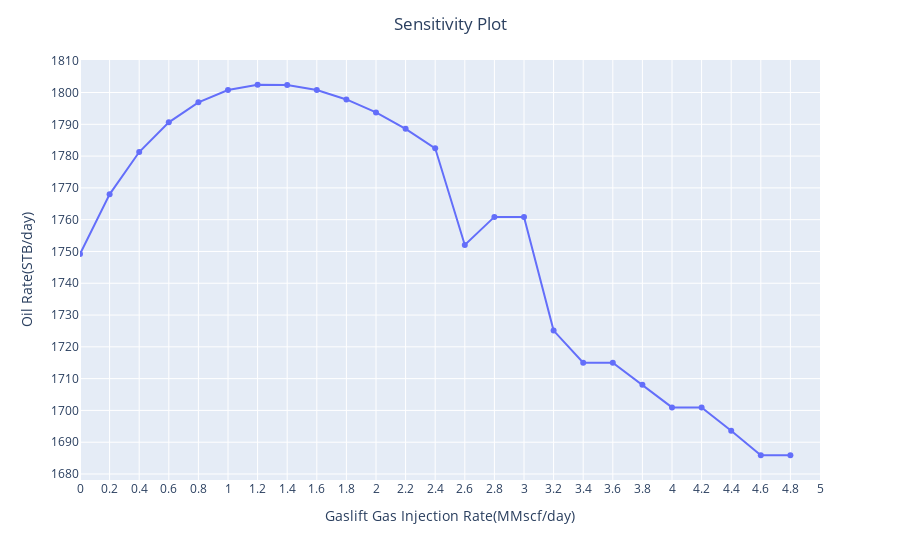

Notebook cell for this chart:
### Code cell
fig = px.line(df, x='gas_injection', y='oil_rate', markers=True)
fig.update_layout(title='Sensitivity Plot',
                   xaxis_title='Gaslift Gas Injection Rate(MMscf/day)',
                   yaxis_title='Oil Rate(STB/day)',
                   title_x=0.5, 
                   xaxis={
                       'range':[0, df['gas_injection'].max()+0.2]
                   })
fig.update_xaxes(nticks=50)
fig.update_yaxes(nticks=20)
fig.show()

### Figure 1 — Plotly figure (JSON) as saved in the notebook; plotly's stock layout.template omitted (floating-point values rounded to 4 significant figures)
{"data": [{"hovertemplate": "gas_injection=%{x}<br>oil_rate=%{y}<extra></extra>", "legendgroup": "", "line": {"color": "#636efa", "dash": "solid"}, "marker": {"symbol": "circle"}, "mode": "lines+markers", "name": "", "orientation": "v", "showlegend": false, "type": "scatter", "x": [0, 0.2, 0.4, 0.6, 0.8, 1, 1.2, 1.4, 1.6, 1.8, 2, 2.2, 2.4, 2.6, 2.8, 3, 3.2, 3.4, 3.6, 3.8, 4, 4.2, 4.4, 4.6, 4.8], "xaxis": "x", "y": [1749.0, 1768.0, 1781.0, 1791.0, 1797.0, 1801.0, 1802.0, 1802.0, 1801.0, 1798.0, 1794.0, 1789.0, 1782.0, 1752.0, 1761.0, 1761.0, 1725.0, 1715.0, 1715.0, 1708.0, 1701.0, 1701.0, 1694.0, 1686.0, 1686.0], "yaxis": "y"}], "layout": {"legend": {"tracegroupgap": 0}, "margin": {"t": 60}, "title": {"text": "Sensitivity Plot", "x": 0.5}, "xaxis": {"anchor": "y", "domain": [0, 1], "nticks": 50, "range": [0, 5.0], "title": {"text": "Gaslift Gas Injection Rate(MMscf/day)"}}, "yaxis": {"anchor": "x", "domain": [0, 1], "nticks": 20, "title": {"text": "Oil Rate(STB/day)"}}}}
